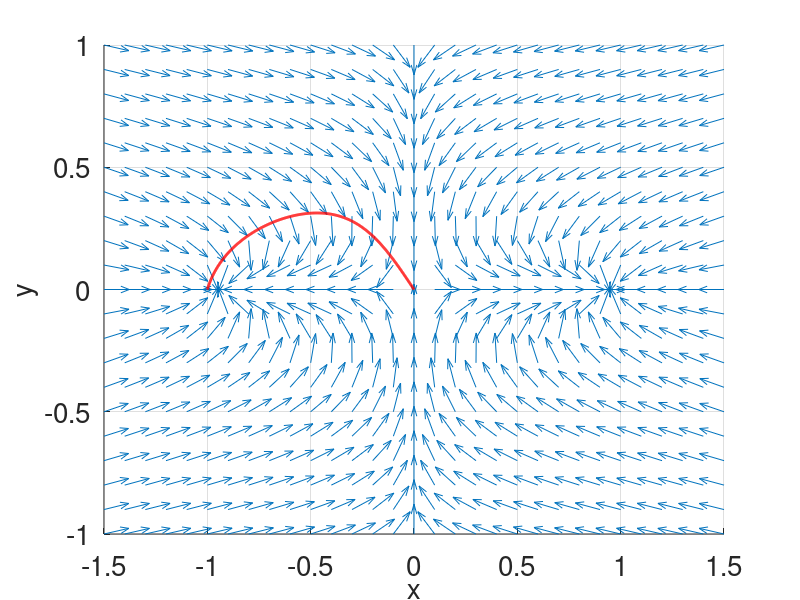

The MATLAB script that drew this image:
function gmam()
makemovie = 0; % if makemovie == 1, make move
% Heymann's and V.E.'s geometric minimum action method
% compites the minimum action path from 
% [-1,0] (asymp. stable equilibrium) to [0,0] (saddle)
% for the Maier & Stein model
% b1 = x-x.^3-10*x.*y.^2;
% b2 = -(1+x.^2).*y;
xi = [-1; 0];
xf = [0; 0];
n = 401;
n1 = n-1;
n2 = n - 2;
%% define the initial path
t = linspace(0,1,n);
x = [xi(1) + (xf(1)-xi(1))*t;sin(pi*t)];
[x,l] = reparametrization(x); % Note: |x'| = l;

%% Set up figure
figure(1);
clf; hold on;
[xx,yy] = meshgrid(-1.5:0.1:1.5,-1:0.1:1);
grid;
% plot vector field
[bb1,bb2] = bfield([xx(:)';yy(:)']);
bb1 = reshape(bb1,size(xx));
bb2 = reshape(bb2,size(xx));
bb = sqrt(bb1.^2 + bb2.^2);
quiver(xx,yy,bb1./(bb+1e-6),bb2./(bb+1e-6));
% plot initial path
mypath = plot(x(1,:),x(2,:),'r','Linewidth',2);
set(gca,'Fontsize',20);
xlabel('x','Fontsize',20);
ylabel('y','fontsize',20);
% setup movie file
if makemovie == 1
    fps = 24; % frames per second
    writerObj = VideoWriter('GMAMdemo.mp4','MPEG-4'); % Name  of movie file
    writerObj.FrameRate = fps; % How many frames per second.
    open(writerObj); 
end
%% Parameters of the GMAM
tau = 1.0e-2; % time step
tol = 1.0e-7; 
%% start
k = 0;
h = (1/n1); % the path is parametrized from 0 to 1
r = tau*n1*n1*ones(n,1);
D2 = spdiags([r -2*r r],-1:1,n2,n2);
nor = Inf;
while nor > tol 
    xold = x;
    dxa = 0.5*(circshift(x,[0,-1])-circshift(x,[0,1]))/h;   % x' along the path
    [b1,b2] = bfield(x);
    lam = sqrt(b1.^2 + b2.^2)/l; % |b|/|x'|
    dlam = 0.5*(circshift(lam,[0,-1])-circshift(lam,[0,1]))/h;
    [b1x,b1y,b2x,b2y] = bgrad(x);
    dbx = (b2x-b1y).*dxa(2,:); % [[(grad b)^T - grad b ]*x'] -- x-component
    dby = (b1y-b2x).*dxa(1,:); % [[(grad b)^T - grad b ]*x'] - y-component
    bx = b1x.*b1 + b2x.*b2; % (grad b)^T b -- x-component
    by = b1y.*b1 + b2y.*b2; % (grad b)^T b -- y-component
    % linearly implicit scheme
    mymatr=(eye(n2) - diag(lam(2:n1).^2)*D2);
    
    rhsx = x(1,2:n1) + tau*(lam(2:n1).*dbx(2:n1) - bx(2:n1) + lam(2:n1).*dlam(2:n1).*dxa(1,2:n1));
    rhsy = x(2,2:n1) + tau*(lam(2:n1).*dby(2:n1) - by(2:n1) + lam(2:n1).*dlam(2:n1).*dxa(2,2:n1));

    rhsx(1) = rhsx(1)+tau*x(1,1)*(n1*lam(2))^2;
    rhsy(1) = rhsy(1)+tau*x(2,1)*(n1*lam(2))^2;
    rhsx(n2) = rhsx(n2)+tau*x(1,end)*(n1*lam(n1))^2;
    rhsy(n2) = rhsy(n2)+tau*x(2,end)*(n1*lam(n1))^2;

    x(1,2:n1) = (mymatr\rhsx')';
    x(2,2:n1) = (mymatr\rhsy')';

    [x,l] = reparametrization(x);
    k = k + 1;
    nor = norm(x - xold)/tau;
    fprintf('iter # %d:  res = %d\n',k,nor);

    figure(1);
    set(mypath,'Xdata',x(1,:),'Ydata',x(2,:));
    drawnow;
    if makemovie == 1
        frame = getframe(gcf); % 'gcf' can handle if you zoom in to take a movie.
        writeVideo(writerObj, frame);
    end
end
save('MSmap.mat','x');
% [~,isort] = sort(sqrt(sum(x.^2,1)),'ascend');
% [~,Y] = ode45(@maier_stein,[0,1000],x(:,isort(1))');
% plot(Y(:,1),Y(:,2),'b','Linewidth',2);
% [~,Y] = ode45(@maier_stein,[0,1000],x(:,isort(2))');
% plot(Y(:,1),Y(:,2),'b','Linewidth',2);

if makemovie == 1
    close(writerObj); % Saves the movie.
end
end
%%
function [x,l] = reparametrization(x)
% x in an d by n array. Row i of x is the coordinate x_i along the path
% returns a uniformly reparametrized path and its length l
t = linspace(0,1,size(x,2));
dx = zeros(size(x));
dx = x - circshift(x,[0,1]); 
dx(:,1) = zeros(size(x,1),1);
lxy = cumsum(sqrt(sum(dx.^2,1)));
l = lxy(end);
x = interp1(lxy/l,x',t)';
end
%%
function [b1, b2] = bfield(x)
% Input is an d by n array 
b1 = x(1,:) - x(1,:).^3 - 10*x(1,:).*x(2,:).^2;
b2 = -(ones(1,size(x,2)) + x(1,:).^2).*x(2,:);
end
%%
function [b1x, b1y, b2x, b2y] = bgrad(x)
% Input is an d by n array 
b1x = ones(1,size(x,2)) - 3*x(1,:).^2 - 10*x(2,:).^2;
b1y = -20*x(1,:).*x(2,:);
b2x = -2*x(1,:).*x(2,:);
b2y = -(ones(1,size(x,2)) + x(1,:).^2);
end
%%
function dy = maier_stein(~,y)
dy = zeros(2,1);
dy(1) = y(1) - y(1)^3 - 10*y(1)^2*y(2);
dy(2) = -(1 + y(1)^2)*y(2);
end


